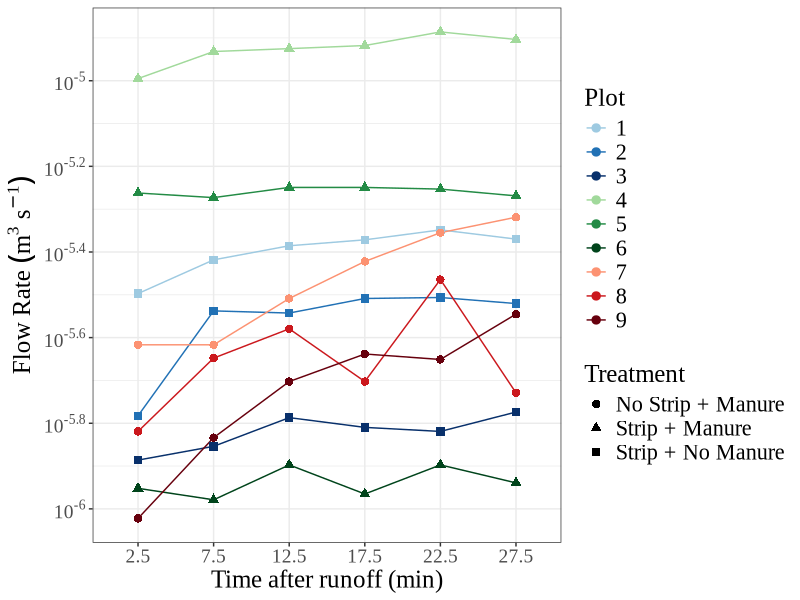
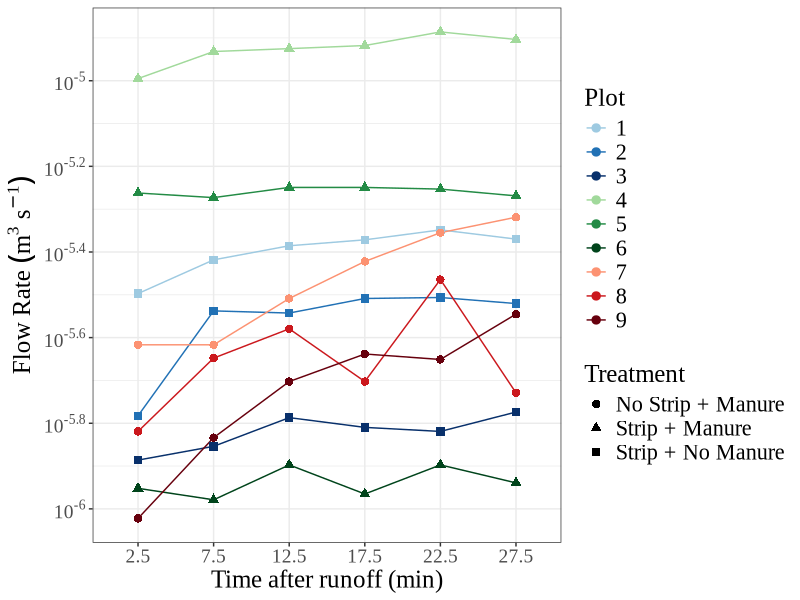

Source code (R) for these figures, in order:
library(readxl)
library(ggplot2)
library(RColorBrewer)
library(scales)
theme_set(theme_bw())

data <- read_xlsx("Flow_Data.xlsx")

figure <- ggplot(data, aes(x = as.factor(Time), y = Flow, color = as.factor(Plot))) +
  geom_line(aes(group = Plot)) +
  geom_point(aes(shape = Treatment), size = 2.5) +
  xlab("Time after runoff (min)") +
  ylab(bquote("Flow Rate"~(m^3~s^-1))) +
  theme(legend.title = element_text(family = "Times New Roman", size = 18),
        legend.text = element_text(family = "Times New Roman", size = 16),
        axis.text.x = element_text(family = "Times New Roman", size = 14),
        axis.text.y = element_text(family = "Times New Roman", size = 14),
        axis.title.x = element_text(family = "Times New Roman", size = 18),
        axis.title.y = element_text(family = "Times New Roman", size = 18)) +
  scale_color_manual(name = "Plot", values=c('#9ECAE1', '#2171B5', '#08306B',
                              '#A1D99B', '#238B45', '#00441B',
                              '#FC9272', '#CB181D', '#67000D')) +
  scale_y_log10(
    breaks = scales::trans_breaks("log10", function(x) 10^x),
    labels = scales::trans_format("log10", scales::math_format(10^.x))
  )

figure

ggsave("figure_S1.tiff", plot = figure,
       width = 10, height = 7, units = c("in"))
